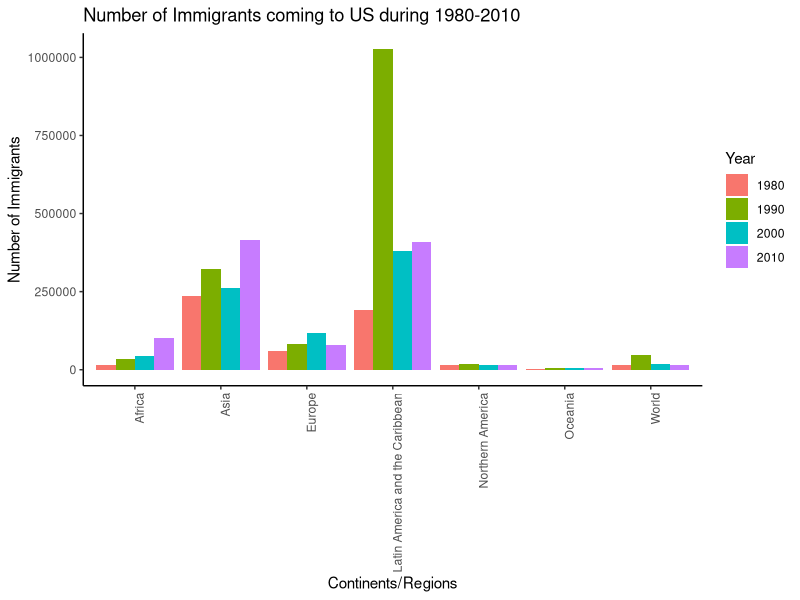

Reproduce this figure in R.
install.packages("ggplot2")
library(ggplot2)
library(dplyr)
library(reshape2)

immigrants <- read.csv(file = "Immigrants-USA.csv", stringsAsFactors = FALSE)
immigrantsSummary<- immigrants %>% 
  group_by(AreaName) %>% 
  summarise(X1980 = sum(X1980), X1990 = sum(X1990), X2000 = sum(X2000),
            X2010 = sum(X2010))
immigrantsSummary 
names(immigrantsSummary) <- c('AreaName','1980','1990', '2000', '2010')
meltedSummary <- melt(immigrantsSummary[,c('AreaName','1980','1990', '2000', '2010')],id.vars = 1)
names(meltedSummary) <- c('AreaName','Year','Immigrants')
ggplot(meltedSummary,aes(x = AreaName,y = Immigrants)) + 
  geom_bar(aes(fill = Year),stat = "identity",position = "dodge")+ 
  theme(axis.text.x=element_text(angle=90,hjust=1), 
        panel.background = element_blank()) +
  theme(axis.line.x = element_line(color="black"),
        axis.line.y = element_line(color="black"))+
  xlab("Continents/Regions") + ylab("Number of Immigrants") + 
  ggtitle("Number of Immigrants coming to US during 1980-2010") 
